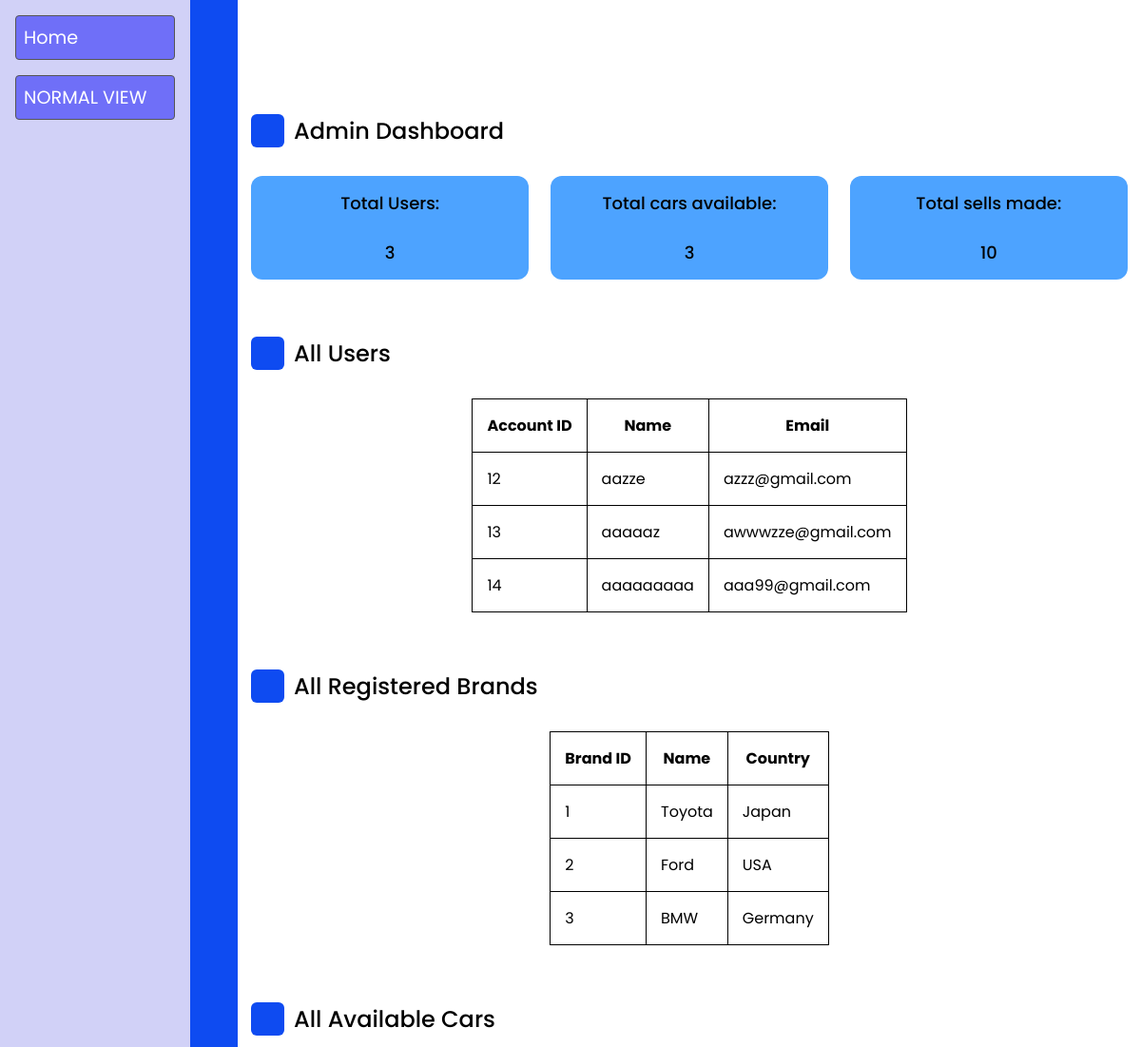
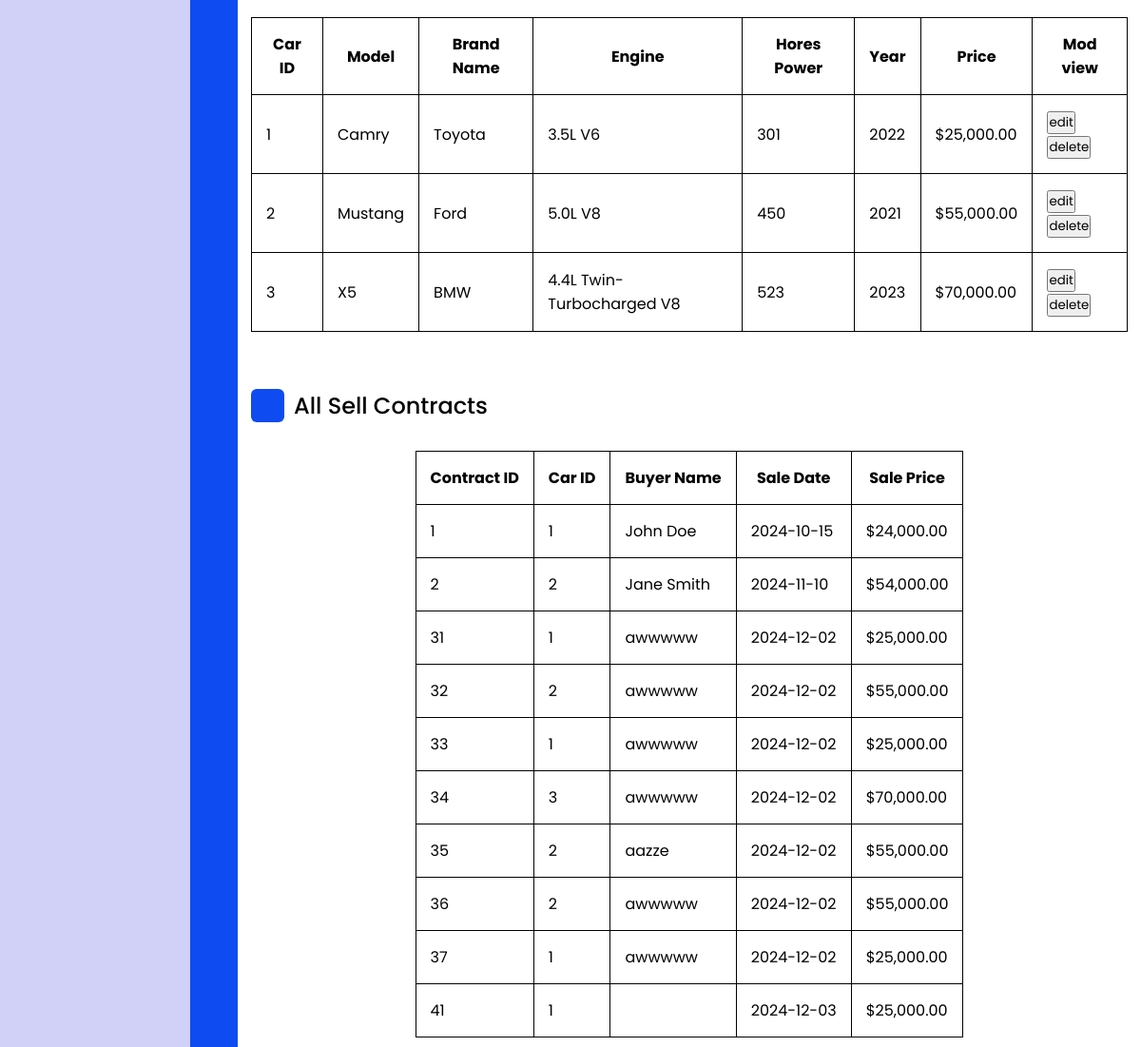
Page /dashboard.php on the committed database (2 pictures, top to bottom).
### tables this page shows
CREATE TABLE `accounts` (
  `id` int(11) NOT NULL,
  `Account_name` varchar(25) NOT NULL,
  `Email` varchar(50) NOT NULL,
  `Account_Password` varchar(25) NOT NULL,
  `Account_Role` varchar(10) NOT NULL
);

CREATE TABLE `brands` (
  `id` int(11) NOT NULL,
  `name` varchar(100) NOT NULL,
  `country` varchar(100) NOT NULL
);

CREATE TABLE `cars` (
  `id` int(11) NOT NULL,
  `model` varchar(100) NOT NULL,
  `brand_id` int(11) NOT NULL,
  `Engine` varchar(25) NOT NULL,
  `hp` int(4) NOT NULL,
  `Description` text NOT NULL,
  `year` int(11) NOT NULL,
  `price` decimal(10,2) NOT NULL,
  `image` varchar(255) DEFAULT NULL
);

CREATE TABLE `sell_contracts` (
  `id` int(11) NOT NULL,
  `car_id` int(11) NOT NULL,
  `buyer_name` varchar(100) NOT NULL,
  `buyer_email` varchar(100) DEFAULT NULL,
  `sale_date` date NOT NULL,
  `sale_price` decimal(10,2) NOT NULL
);

### dashboard.php (the view, shortened to what this page needs)
<!DOCTYPE html>
<html lang="en">
<head>
    <link rel="stylesheet" href="dashboard_style.css">
</head>
<body>
    <?php
    $serveur = "localhost";
    $utilisateur = "root";
    $motdepasse = "";
    $nom_base = "sayarat_3amek_faouzi";
    $connexion = mysqli_connect($serveur, $utilisateur, $motdepasse, $nom_base);
    ?>
        <form class="fixed-list" method="post">
            <input type="submit" name="home" value="Home">
            <input type="submit" name="cars" value="NORMAL VIEW">
        </form>
    <section class="dashboard">
        <div class="top">
        </div>
        <div class="dash-content">
            <div class="overview">
                <div class="title">
                    <i class="uil uil-tachometer-fast-alt"></i>
                    <span class="text">Admin Dashboard</span>
                </div>
                <div class="boxes">
                    <div class="box box1">
                        <?php
                            $sql = "SELECT COUNT(Account_name) AS total_users FROM Accounts WHERE account_role='User'";
                            $res = mysqli_query($connexion, $sql);
                            if ($res) {
                                $row = mysqli_fetch_assoc($res);
                                $total_users = $row['total_users'];
                                if($total_users==0){
                                    echo "<span class='text'>No users for now</span><br>";
                                }else{
                                    echo "<span class='text'>Total Users: </span><br><span class='text'>$total_users </span>" ;
                                }
                            } else {
                                echo "Error in query: " . mysqli_error($connexion);
                            }
                        ?>
                    </div>
                    <div class="box box1">
                        <?php
                            $sql = "SELECT COUNT(id) AS total_cars FROM cars";
                            $res = mysqli_query($connexion, $sql);
                            if ($res) {
                                $row = mysqli_fetch_assoc($res);
                                $total_cars = $row['total_cars'];
                                if($total_cars==0){
                                    echo "<span class='text'>No cars available</span><br>";
                                }else{
                                    echo "<span class='text'>Total cars available: </span><br><span class='text'>$total_cars </span>" ;
                                }
                            } else {
                                echo "Error in query: " . mysqli_error($connexion);
                            }
                        ?>
                    </div>
                    <div class="box box1">
                        <?php
                            $sql = "SELECT COUNT(id) AS total_sells FROM sell_contracts";
                            $res = mysqli_query($connexion, $sql);
                            if ($res) {
                                $row = mysqli_fetch_assoc($res);
                                $total_sells = $row['total_sells'];
                                if($total_sells==0){
                                    echo "<span class='text'>No sells have been made</span><br>";
                                }else{
                                    echo "<span class='text'>Total sells made: </span><br><span class='text'>$total_sells </span>" ;
                                }
                            } else {
                                echo "Error in query: " . mysqli_error($connexion);
                            }
                        ?>
                    </div>
            </div>
            <div class="activity">
                <center>
    <div class="title">
        <i class="uil uil-clock-three"></i>
        <span class="text">All Users</span>
    </div>
    <?php
    $sql = "SELECT id, Account_name, Email FROM Accounts WHERE Account_Role != 'Admin'";
    $result = mysqli_query($connexion, $sql);
    if (!$result) {
        echo "<p>Error executing query: " . mysqli_error($connexion) . "</p>";
    } else {
        if (mysqli_num_rows($result) > 0) {
            echo "<table>
                    <tr>
                        <th>Account ID</th>
                        <th>Name</th>
                        <th>Email</th>
                    </tr>";
            while ($row = mysqli_fetch_assoc($result)) {
                echo "<tr>
                        <td>" . htmlspecialchars($row['id']) . "</td>
                        <td>" . htmlspecialchars($row['Account_name']) . "</td>
                        <td>" . htmlspecialchars($row['Email']) . "</td>
                      </tr>";
            }
            echo "</table>";
        } else {
            echo "<p>No users found.</p>";
        }
    }
    ?>
    <div class="title">
        <i class="uil uil-clock-three"></i>
        <span class="text">All Registered Brands</span>
    </div>
    <?php
    $sql = "SELECT id, name, country FROM brands";
    $result = mysqli_query($connexion, $sql);
    if (!$result) {
        echo "<p>Error executing query: " . mysqli_error($connexion) . "</p>";
    } else {
        if (mysqli_num_rows($result) > 0) {
            echo "<table>
                    <tr>
                        <th>Brand ID</th>
                        <th>Name</th>
                        <th>Country</th>
                    </tr>";
            while ($row = mysqli_fetch_assoc($result)) {
                echo "<tr>
                        <td>" . htmlspecialchars($row['id']) . "</td>
                        <td>" . htmlspecialchars($row['name']) . "</td>
                        <td>" . htmlspecialchars($row['country']) . "</td>
                      </tr>";
            }
            echo "</table>";
        } else {
            echo "<p>No brands found.</p>";
        }
    }
    ?>
    <div class="title">
        <i class="uil uil-clock-three"></i>
        <span class="text">All Available Cars</span>
    </div>
    <?php
    $sql = "SELECT c.id, model, name , engine , hp , year, price FROM cars c JOIN brands b ON(c.brand_id=b.id)";
    $result = mysqli_query($connexion, $sql);
    if (!$result) {
        echo "<p>Error executing query: " . mysqli_error($connexion) . "</p>";
    } else {
        if (mysqli_num_rows($result) > 0) {
            echo "<table>
                    <tr>
                        <th>Car ID</th>
                        <th>Model</th>
                        <th>Brand Name</th>
                        <th>Engine</th>
                        <th>Hores Power</th>
                        <th>Year</th>
                        <th>Price</th>
                        <th>Mod view</th>
                    </tr>";
            while ($row = mysqli_fetch_assoc($result)) {
                echo "<tr>
                        <td>" . htmlspecialchars($row['id']) . "</td>
                        <td>" . htmlspecialchars($row['model']) . "</td>
                        <td>" . htmlspecialchars($row['name']) . "</td>
                        <td>" . htmlspecialchars($row['engine']) . "</td>
                        <td>" . htmlspecialchars($row['hp']) . "</td>
                        <td>" . htmlspecialchars($row['year']) . "</td>
                        <td>$" . htmlspecialchars(number_format($row['price'], 2)) . "</td>
                        <td>
                            <form method='post'>
                                <input type='hidden' name='id' value='". $row['id'] ."'>
                                <input type='submit' name='editCar' value='edit'><input type='submit' name='deleteCar' value='delete'>
                            </form>
                        </td>
                      </tr>";
            }
            echo "</table>";
        } else {
            echo "<p>No cars found.</p>";
        }
    }
    ?>
    <div class="title">
        <i class="uil uil-clock-three"></i>
        <span class="text">All Sell Contracts</span>
    </div>
    <?php
    $sql = "SELECT id, car_id, buyer_name, sale_date, sale_price FROM sell_contracts";
    $result = mysqli_query($connexion, $sql);
    if (!$result) {
        echo "<p>Error executing query: " . mysqli_error($connexion) . "</p>";
    } else {
        if (mysqli_num_rows($result) > 0) {
            echo "<table>
                    <tr>
                        <th>Contract ID</th>
                        <th>Car ID</th>
                        <th>Buyer Name</th>
                        <th>Sale Date</th>
                        <th>Sale Price</th>
                    </tr>";
            while ($row = mysqli_fetch_assoc($result)) {
                echo "<tr>
                        <td>" . htmlspecialchars($row['id']) . "</td>
                        <td>" . htmlspecialchars($row['car_id']) . "</td>
                        <td>" . htmlspecialchars($row['buyer_name']) . "</td>
                        <td>" . htmlspecialchars($row['sale_date']) . "</td>
                        <td>$" . htmlspecialchars(number_format($row['sale_price'], 2)) . "</td>
                      </tr>";
            }
            echo "</table>";
        } else {
            echo "<p>No sell contracts found.</p>";
        }
    }
    ?>
</div>
</div>
</body>
</html>

### dashboard_style.css (style rules this page uses)
* { margin: 0; padding: 0; box-sizing: border-box; font-family: "Poppins", sans-serif; }
:root { --primary-color: #0e4bf1; --panel-color: #fff; --text-color: #000; --black-light-color: #707070; --border-color: #e6e5e5; --toggle-color: #ddd; --box1-color: #4da3ff; --box2-color: #ffe6ac; --box3-color: #e7d1fc; --title-icon-color: #fff; --tran-05: all 0.5s ease; --tran-03: all 0.3s ease; --tran-03: all 0.2s ease; }
body { min-height: 100vh; background-color: var(--primary-color); }
.dashboard { position: relative; left: 250px; background-color: var(--panel-color); min-height: 100vh; width: calc(100% - 250px); padding: 10px 14px; transition: var(--tran-05); }
.dashboard .top { position: fixed; top: 0; left: 250px; display: flex; width: calc(100% - 250px); justify-content: space-between; align-items: center; padding: 10px 14px; background-color: var(--panel-color); transition: var(--tran-05); z-index: 10; }
.dashboard .dash-content { padding-top: 50px; }
.dash-content .title { display: flex; align-items: center; margin: 60px 0 30px 0; }
.dash-content .title i { position: relative; height: 35px; width: 35px; background-color: var(--primary-color); border-radius: 6px; color: var(--title-icon-color); display: flex; align-items: center; justify-content: center; font-size: 24px; }
.dash-content .title .text { font-size: 24px; font-weight: 500; color: var(--text-color); margin-left: 10px; }
.dash-content .boxes { display: flex; align-items: center; justify-content: space-between; flex-wrap: wrap; }
.dash-content .boxes .box { display: flex; flex-direction: column; align-items: center; border-radius: 12px; width: calc(100% / 3 - 15px); padding: 15px 20px; background-color: var(--box1-color); transition: var(--tran-05); }
.boxes .box .text { white-space: nowrap; font-size: 18px; font-weight: 500; color: var(--text-color); }
th, td { padding: 15px; }
table, th, td { border: 1px solid black; border-collapse: collapse; }
.fixed-list { position: fixed; top: 0; left: 0; width: 200px; height: 100%; background-color: #d1d1f7; padding: 1rem; display: flex; flex-direction: column; overflow-y: auto; }
.fixed-list input[type="submit"] { background: none; border: 1px solid #555; color: white; font-size: 1.2rem; margin-bottom: 1rem; padding: 0.5rem; text-align: left; cursor: pointer; border-radius: 4px; background-color: #6f6ff8; }

### rows in the picture
accounts: id "12", Account_name "aazze", Email "azzz@gmail.com"
accounts: id "13", Account_name "aaaaaz", Email "awwwzze@gmail.com"
accounts: id "14", Account_name "aaaaaaaaa", Email "aaa99@gmail.com"
brands: id "1", name "Toyota", country "Japan"
brands: id "2", name "Ford", country "USA"
brands: id "3", name "BMW", country "Germany"
cars: id "1", model "Camry", brand.name "Toyota", Engine "3.5L V6", hp "301", year "2022", price "25,000.00"
cars: id "2", model "Mustang", brand.name "Ford", Engine "5.0L V8", hp "450", year "2021", price "55,000.00"
cars: id "3", model "X5", brand.name "BMW", Engine "4.4L Twin-Turbocharged V8", hp "523", year "2023", price "70,000.00"
sell_contracts: id "1", car "1", buyer_name "John Doe", sale_date "2024-10-15", sale_price "24,000.00"
sell_contracts: id "2", car "2", buyer_name "Jane Smith", sale_date "2024-11-10", sale_price "54,000.00"
sell_contracts: id "31", car "1", buyer_name "awwwww", sale_date "2024-12-02", sale_price "25,000.00"
sell_contracts: id "32", car "2", buyer_name "awwwww", sale_date "2024-12-02", sale_price "55,000.00"
sell_contracts: id "33", car "1", buyer_name "awwwww", sale_date "2024-12-02", sale_price "25,000.00"
sell_contracts: id "34", car "3", buyer_name "awwwww", sale_date "2024-12-02", sale_price "70,000.00"
sell_contracts: id "35", car "2", buyer_name "aazze", sale_date "2024-12-02", sale_price "55,000.00"
sell_contracts: id "36", car "2", buyer_name "awwwww", sale_date "2024-12-02", sale_price "55,000.00"
sell_contracts: id "37", car "1", buyer_name "awwwww", sale_date "2024-12-02", sale_price "25,000.00"
sell_contracts: id "41", car "1", sale_date "2024-12-03", sale_price "25,000.00"

### other values in the picture
$total_users "3"
$total_cars "3"
$total_sells "10"
